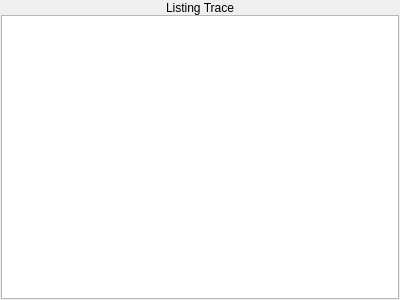
<?xml version="1.0" encoding="UTF-8"?>
<ui version="4.0">
 <class>ListingTracePane</class>
 <widget class="QWidget" name="ListingTracePane">
  <property name="geometry">
   <rect>
    <x>0</x>
    <y>0</y>
    <width>400</width>
    <height>300</height>
   </rect>
  </property>
  <property name="windowTitle">
   <string>Form</string>
  </property>
  <layout class="QVBoxLayout" name="verticalLayout_2">
   <property name="margin">
    <number>1</number>
   </property>
   <item>
    <layout class="QVBoxLayout" name="verticalLayout">
     <property name="spacing">
      <number>0</number>
     </property>
     <item>
      <widget class="QLabel" name="listingTraceLabel">
       <property name="palette">
        <palette>
         <active>
          <colorrole role="Base">
           <brush brushstyle="SolidPattern">
            <color alpha="255">
             <red>255</red>
             <green>255</green>
             <blue>255</blue>
            </color>
           </brush>
          </colorrole>
          <colorrole role="Window">
           <brush brushstyle="SolidPattern">
            <color alpha="255">
             <red>104</red>
             <green>173</green>
             <blue>245</blue>
            </color>
           </brush>
          </colorrole>
         </active>
         <inactive>
          <colorrole role="Base">
           <brush brushstyle="SolidPattern">
            <color alpha="255">
             <red>255</red>
             <green>255</green>
             <blue>255</blue>
            </color>
           </brush>
          </colorrole>
          <colorrole role="Window">
           <brush brushstyle="SolidPattern">
            <color alpha="255">
             <red>104</red>
             <green>173</green>
             <blue>245</blue>
            </color>
           </brush>
          </colorrole>
         </inactive>
         <disabled>
          <colorrole role="Base">
           <brush brushstyle="SolidPattern">
            <color alpha="255">
             <red>104</red>
             <green>173</green>
             <blue>245</blue>
            </color>
           </brush>
          </colorrole>
          <colorrole role="Window">
           <brush brushstyle="SolidPattern">
            <color alpha="255">
             <red>104</red>
             <green>173</green>
             <blue>245</blue>
            </color>
           </brush>
          </colorrole>
         </disabled>
        </palette>
       </property>
       <property name="frameShape">
        <enum>QFrame::Panel</enum>
       </property>
       <property name="frameShadow">
        <enum>QFrame::Plain</enum>
       </property>
       <property name="lineWidth">
        <number>0</number>
       </property>
       <property name="text">
        <string>Listing Trace</string>
       </property>
       <property name="alignment">
        <set>Qt::AlignCenter</set>
       </property>
      </widget>
     </item>
     <item>
      <widget class="QTableWidget" name="listingTraceTableWidget">
       <property name="font">
        <font>
         <family>Courier</family>
         <pointsize>12</pointsize>
        </font>
       </property>
       <property name="autoFillBackground">
        <bool>false</bool>
       </property>
       <property name="showGrid">
        <bool>false</bool>
       </property>
       <property name="wordWrap">
        <bool>false</bool>
       </property>
       <property name="rowCount">
        <number>0</number>
       </property>
       <property name="columnCount">
        <number>2</number>
       </property>
       <attribute name="horizontalHeaderVisible">
        <bool>false</bool>
       </attribute>
       <attribute name="verticalHeaderVisible">
        <bool>false</bool>
       </attribute>
       <column/>
       <column/>
      </widget>
     </item>
    </layout>
   </item>
  </layout>
 </widget>
 <resources/>
 <connections/>
</ui>
